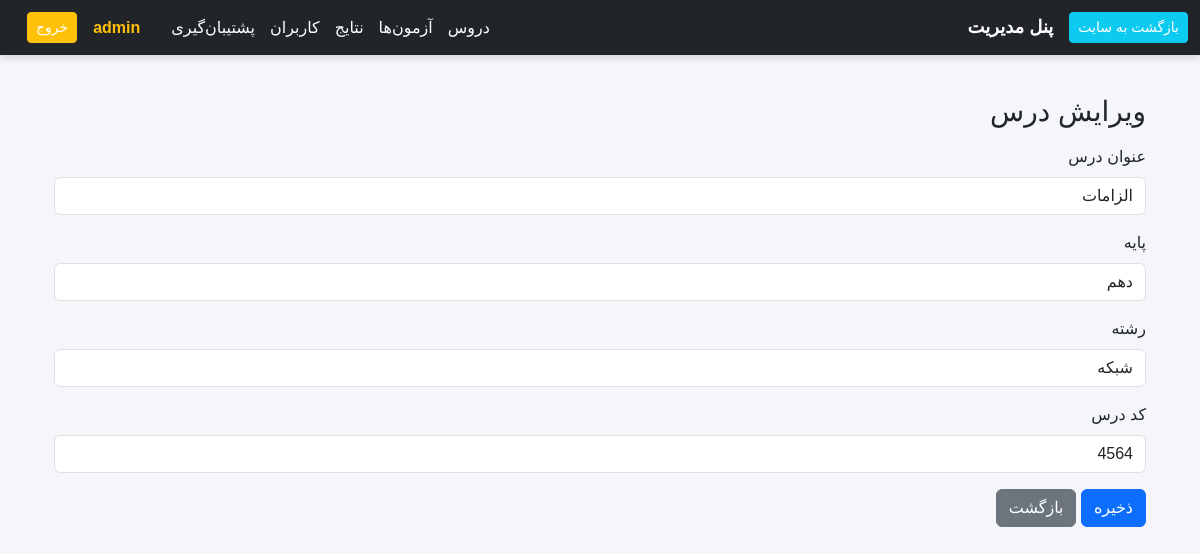
/public/index.php?route=/admin/subjects/edit&id=2 (signed in), run on the app's committed database.
### tables this page shows
CREATE TABLE `subjects` (
  `id` bigint unsigned NOT NULL AUTO_INCREMENT,
  `title` varchar(200) NOT NULL,
  `grade` varchar(20) DEFAULT NULL,
  `major` varchar(50) DEFAULT NULL,
  `code` varchar(50) DEFAULT NULL,
  `is_active` tinyint(1) NOT NULL DEFAULT '1',
  `created_at` timestamp NULL DEFAULT CURRENT_TIMESTAMP,
  PRIMARY KEY (`id`)
);

### app/Core/View.php (called while the page is built, shortened)
<?php
class View
{
    public static function render(string $template, array $data = [], ?string $layout = 'admin')
    {
        $templateFile = __DIR__ . '/../Template/' . $template;
        extract($data);
        require $templateFile;
        return ob_get_clean();
    }
    public static function baseUrl(string $route = '/')
    {
        $route = ltrim($route, '/');
        $path = $route;
        $extraQuery = '';
        if (strpos($route, '?') !== false) {
            [$path, $extraQuery] = explode('?', $route, 2);
            $path = '/' . ltrim($path, '/');
        } else {
            $path = '/' . $path;
        }
        $scriptName = $_SERVER['SCRIPT_NAME'];
        $basePath = str_replace('/index.php', '', $scriptName);
        $url = $basePath . '/index.php?route=' . $path;
        return $url;
    }
}

### app/Action/Admin/Subject/SubjectEditFormAction.php (called while the page is built, shortened)
<?php
class SubjectEditFormAction
{
    public function __invoke()
    {
        $id = (int)($_GET['id'] ?? 0);
        $repo    = new SubjectRepository();
        $subject = $repo->find($id);
        return View::render('admin/subjects/edit.php', [
            'subject' => $subject,
        ]);
    }
}

### app/Core/Router.php (called while the page is built, shortened)
<?php
class Router
{
    private array $routes = [
        'GET' => [],
        'POST' => [],
    ];
    private string $rawRoute;
    public function __construct(string $rawRoute)
    {
        $this->rawRoute = $rawRoute;
    }
    public function get(string $path, $handler)
    {
        $this->routes['GET'][$path] = $handler;
    }
    public function post(string $path, $handler)
    {
        $this->routes['POST'][$path] = $handler;
    }
    public function dispatch()
    {
        $method = $_SERVER['REQUEST_METHOD'];
        $uri = parse_url($this->rawRoute, PHP_URL_PATH);
        $handler = $this->routes[$method][$uri];
        if (is_object($handler) && method_exists($handler, '__invoke')) {
            return $handler();
        }
        return;
    }
}

### app/Core/Database.php (called while the page is built, shortened)
<?php
class Database
{
    private static ?PDO $pdo = null;
    public static function init(array $config): void
    {
        $host    = $config['host'] ?? 'localhost';
        $dbname  = $config['dbname'] ?? 'mostafadb';
        $user    = $config['user'] ?? 'root';
        $pass    = $config['pass'] ?? '4562';
        $charset = $config['charset'] ?? 'utf8mb4';
        $dsn = "mysql:host={$host};dbname={$dbname};charset={$charset}";
        try {
            self::$pdo = new PDO(
                $dsn,
                $user,
                $pass,
                [
                    PDO::ATTR_ERRMODE            => PDO::ERRMODE_EXCEPTION,
                    PDO::ATTR_DEFAULT_FETCH_MODE => PDO::FETCH_ASSOC,
                ]
            );
        } catch (PDOException $e) {
            die("Database connection failed: " . $e->getMessage());
        }
    }
    public static function getConnection(): PDO
    {
        return self::$pdo;
    }
}

### app/Domain/SubjectRepository.php (called while the page is built, shortened)
<?php
class SubjectRepository
{
    private $db;
    public function __construct()
    {
        $this->db = Database::getConnection();
    }
    public function find(int $id): ?array
    {
        $stmt = $this->db->prepare("SELECT * FROM subjects WHERE id = ?");
        $stmt->execute([$id]);
        $row = $stmt->fetch(PDO::FETCH_ASSOC);
        return $row ?: null;
    }
}

### app/Template/admin/subjects/edit.php (the view, shortened to what this page needs)
<div class="container mt-4">
    <h3 class="mb-3">ویرایش درس</h3>
    <form method="post" action="<?= \App\Core\View::baseUrl('/admin/subjects/edit') ?>">
        <div class="mb-3">
            <label class="form-label">عنوان درس</label>
            <input type="text" name="title" class="form-control" value="<?= htmlspecialchars($subject['title']) ?>"
                required>
        </div>
        <div class="mb-3">
            <label class="form-label">پایه</label>
            <input type="text" name="grade" class="form-control"
                value="<?= htmlspecialchars($subject['grade'] ?? '') ?>">
        </div>
        <div class="mb-3">
            <label class="form-label">رشته</label>
            <input type="text" name="major" class="form-control"
                value="<?= htmlspecialchars($subject['major'] ?? '') ?>">
        </div>
        <div class="mb-3">
            <label class="form-label">کد درس</label>
            <input type="text" name="code" class="form-control" value="<?= htmlspecialchars($subject['code'] ?? '') ?>">
        </div>
        <button type="submit" class="btn btn-primary">ذخیره</button>
        <a href="<?= \App\Core\View::baseUrl('/admin/subjects') ?>" class="btn btn-secondary">بازگشت</a>
    </form>
</div>

### app/Template/layouts/admin.php (style rules this page uses)
body, h1, h2, h3, h4, h5, h6, p, div, span, a, button, input { font-family: 'Vazirmatn', sans-serif !important; }
body { background: #f4f6f9; }

### data on the page
subjects: title "الزامات", grade "دهم", major "شبکه", code "4564"

### other printed values
$u['name'] "admin"
